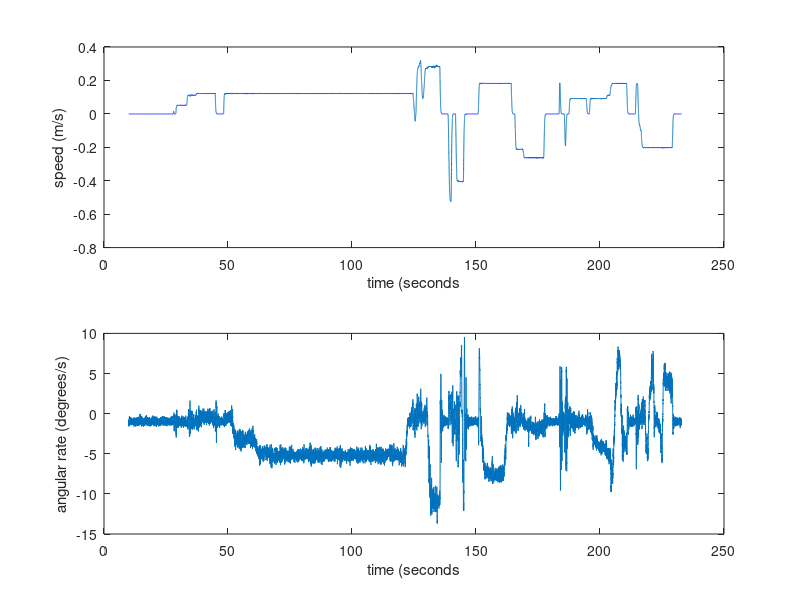
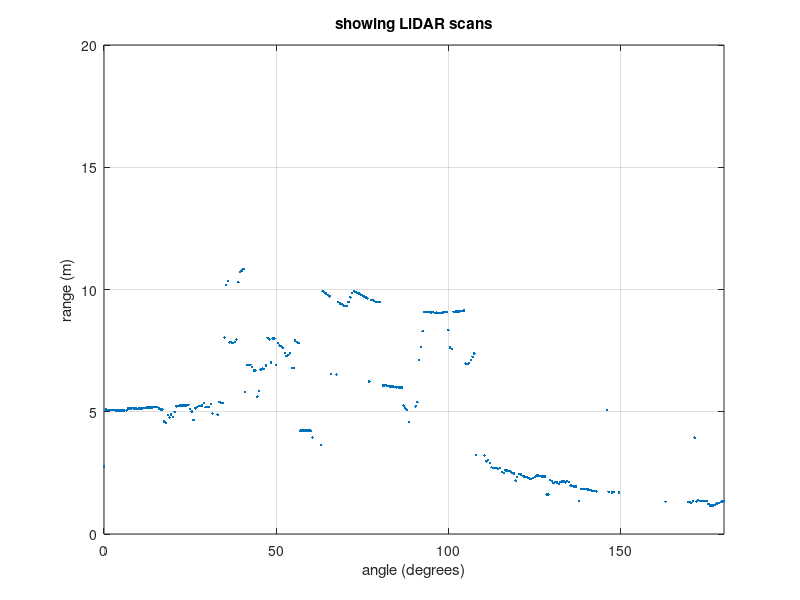

MATLAB code to generate these figures, in order: (Note: this script raises an error after producing the figures.)
% MTRN4010/2021.T1

% Example program, showing how to read the measurements, from the data
% file.
% see "ShowData2021_Example2.m"

%Jose Guivant. MTRN4010

function Main()

    Data = load('Measurements_AAS01.mat');       %Load the data in sturt A
    Data = Data.A; 

    t = Data.t;              %Sample times, {t}.     
    t = double(t)*0.0001;    %Scale time to seconds; original data is integer type, 1 count = 0.1 ms.

    %t0 = t(1); 
    
    %Data.Z(1,:): speed from UGV 's encoder. Experessed in mm/sec 
    %Data.Z(2,:): rate provided by GyroZ. Integer, 1 count=0.01 degree/second.  
    
    %Scale speed to m/s ; originally in mm/s, integer type.
    %Scale heading rate to deg/s ; originally in integer type, [1 count = 1/100 degrees/sec].
    
    wz = double(Data.Z(2,:))/100;      %GyroZ readings, "{Wz(t)}"
    v = double(Data.Z(1,:))/1000;      %Speed readings   "{v(t)}" 
   
    %Plot those measurements.
    figure(1); clf();
    subplot(211); plot(t,v); xlabel('time (seconds'); ylabel('speed (m/s)');
    subplot(212); plot(t,wz); xlabel('time (seconds'); ylabel('angular rate (degrees/s)');

    %This is the high intensity index array.
    ii = find(Data.Z(3,:)>0);   %All the high intensity index.
    timeL = t(ii);              %Timestamp of the the high intensity index.
    nL = numel(ii);             %Number of high intensity index.
    
    %Empty lasers span array. X-axis.
    angleL = (0:360)/2;
    
    %Distances array of each laser.
    scan = single(Data.scans(:,1))*0.01;    %Scan in metres. Y-axis.
    %First polar plot of lasers scan.
    figure(2); clf(); 
    hL = plot(angleL, scan, '.');   %Plot handle
    zoom on; grid on; axis([0,180,0,20]);
    title('showing LiDAR scans');
    ylabel('range (m)'); xlabel('angle (degrees)');

    %Continously update the plot with newer scan.
    u0 = 200;
    for u = u0:nL
        i = ii(u);
    	scan = single(Data.scans(:,i))*0.01;
        set(hL,'ydata',scan);
        pause(0.1);
    end
    
end


